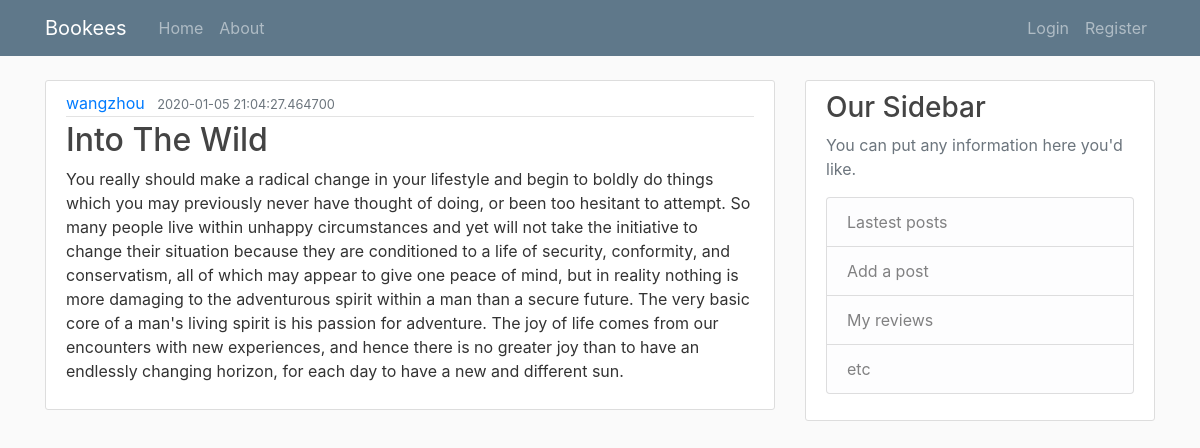
/post/1, run on the app's committed database.
### booksite/models.py (models this page shows, shortened)
class User(db.Model, UserMixin):
    id = db.Column(db.Integer, primary_key=True)
    username = db.Column(db.String(20), unique=True, nullable=False)
    email = db.Column(db.String(120), unique=True, nullable=False)
    image_file = db.Column(db.String(20), nullable=False, default='default.jpg')
    password = db.Column(db.String(60), nullable=False)
    posts = db.relationship('Post', backref='author', lazy=True) # it runs a query on the post table and graps all posts posted by this user

class Post(db.Model):
    id = db.Column(db.Integer, primary_key=True)
    title = db.Column(db.String(100), nullable=False)
    date_posted = db.Column(db.DateTime, nullable=False, default=datetime.utcnow)
    content = db.Column(db.Text, nullable=False)
    user_id = db.Column(db.Integer, db.ForeignKey('user.id'), nullable=False)

### booksite/routes.py (the view)
@app.route("/post/<int:post_id>")
def post(post_id):
    post = Post.query.get_or_404(post_id) # give the post with the given id
    return render_template('post.html', title=post.title, post=post)

### booksite/templates/post.html (shortened to what this page needs)
{% extends "layout.html" %}
{% block body %}
   <article class="media content-section">
     <div class="media-body">
       <div class="article-metadata">
         <a class="mr-2" href="#">{{ post.author.username  }}</a>
         <small class="text-muted">{{ post.date_posted }}</small>
       </div>
       <h2 class="article-title">{{ post.title }}</h2>
       <p class="article-content">{{ post.content }}</p>
     </div>
   </article>
{% endblock body%} # explict ending of the block

### booksite/static/main.css (style rules this page uses)
body { background: #fafafa; color: #333333; margin-top: 5rem; }
h1, h2, h3, h4, h5, h6 { color: #444444; }
.content-section { background: #ffffff; padding: 10px 20px; border: 1px solid #dddddd; border-radius: 3px; margin-bottom: 20px; }
.article-title { color: #444444; }
.article-content { white-space: pre-line; }
.article-metadata { padding-bottom: 1px; margin-bottom: 4px; border-bottom: 1px solid #e3e3e3 }

### data on the page
User: author.username "wangzhou"
Post: date_posted "2020-01-05 21:04:27.464700", title "Into The Wild", content "You really should make a radical change in your lifestyle and begin to boldly do things which you may previously never have thought of doing, or been too hesitant to attempt. So many people live within unhappy circumstances and yet will not take the initiative to change their situation because they are conditioned to a life of security, conformity, and conservatism, all of which may appear to give one peace of mind, but in reality nothing is more damaging to the adventurous spirit within a man than a secure future. The very basic core of a man's living spirit is his passion for adventure. The joy of life comes from our encounters with new experiences, and hence there is no greater joy than…"
